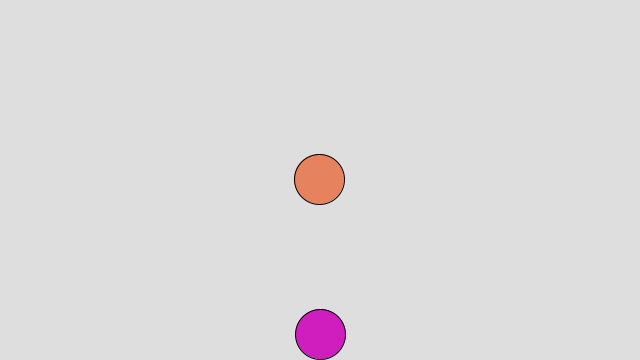
Frame 1 (no input)
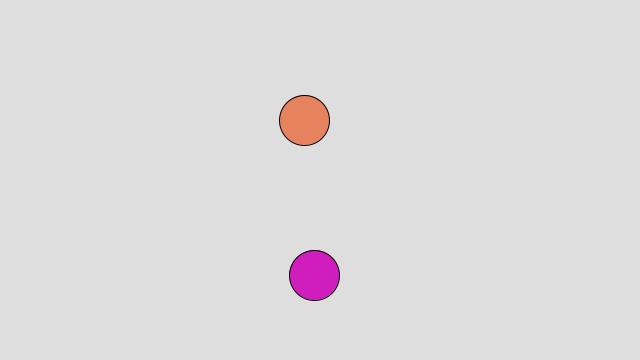
Frame 60 (the mouse pressed at the canvas centre just before this capture)
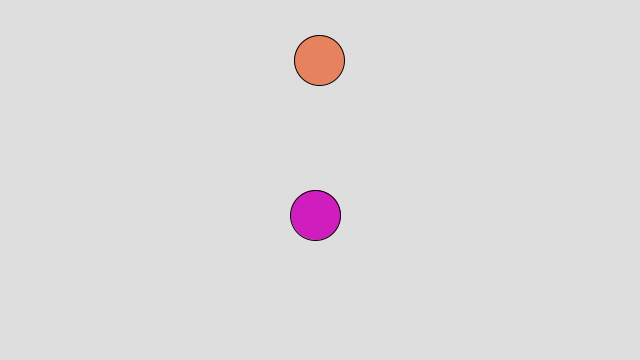
Frame 120 (the mouse held since frame 60 and released just before this capture)

The Processing sketch that drew these frames (run headless with seeded random() and noise(); from frame 60 on, the mouse is pressed at the canvas centre):

// Processing sketch: oop
// ── oop.pde
Bubble b1;
Bubble b2;

void setup() {
  size(640, 360);
  b1 = new Bubble(50, width * .5, height - 50/2, color(208, 29, 190));
  b2 = new Bubble(50, width * .5, height * .5, color(230, 130, 93));
}

void draw() {
  background(222);
  b1.ascend();
  b1.display();
  b1.top();

  b2.ascend();
  b2.display();
  b2.top();
}

// ── Bubble.pde
class Bubble {
  float d = 50;
  float x = width * .5;
  float y = height - d/2;
  color c = color(255, 255, 255);

  Bubble (float tmpd, float tmpx, float tmpy, color tmpC) {
    d = tmpd;
    x = tmpx;
    y = tmpy;
    c = tmpC;
  }

  void ascend() {
    y--;
    x += random(-2, 2);
  }

  void display() {
    fill(c);
    ellipse(x,y,d, d);
  }

  void top() {
    if (y <= - (d / 2)) {
      y = height + d / 2;
    }
  }
}
